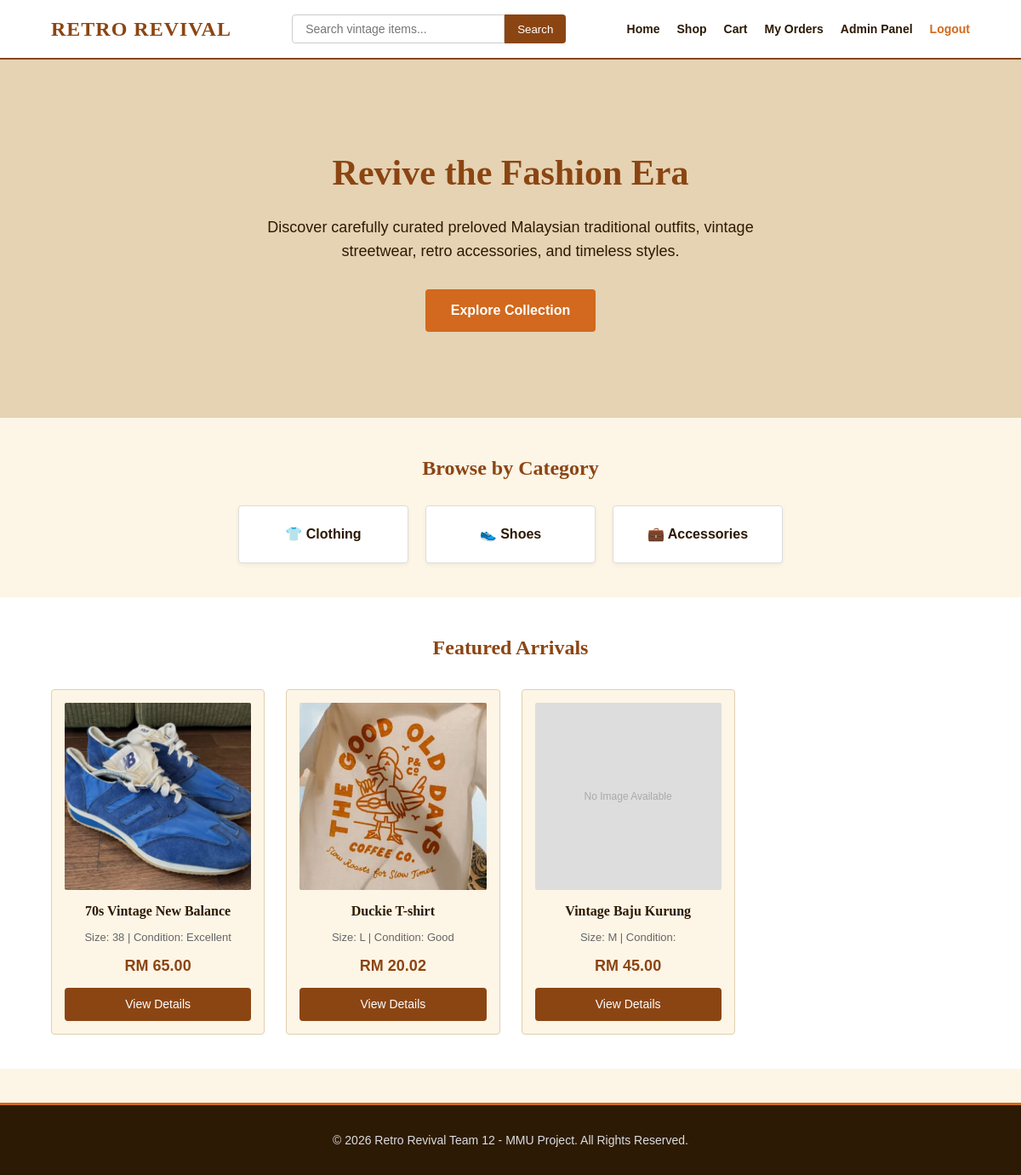
Screenshot of / (signed in) with the database file from the repository.
### tables this page shows
CREATE TABLE `product_image` (
  `ProductImage_ID` int(11) NOT NULL,
  `Product_ID` int(11) NOT NULL,
  `ProductImage_Path` varchar(255) NOT NULL
);

CREATE TABLE `product` (
  `Product_ID` int(11) NOT NULL,
  `Seller_ID` int(11) NOT NULL,
  `Category_ID` int(11) NOT NULL,
  `Product_Name` varchar(150) NOT NULL,
  `Product_Description` text DEFAULT NULL,
  `Product_Price` decimal(10,2) NOT NULL,
  `Product_Size` varchar(20) DEFAULT NULL,
  `Product_ConditionStatus` enum('New','Excellent','Good','Well-loved') NOT NULL,
  `Product_ConditionDetails` text DEFAULT NULL,
  `Product_Stock` int(11) NOT NULL DEFAULT 1,
  `Product_Status` enum('pending','approved','rejected','sold_out') NOT NULL DEFAULT 'pending',
  `Created_At` timestamp NOT NULL DEFAULT current_timestamp()
);

### index.php (the view, shortened to what this page needs)
<?php
$host = 'localhost';
$dbname = 'retro_revival';
$username = 'root';
$password = '';
try {
    $pdo = new PDO("mysql:host=$host;dbname=$dbname;charset=utf8mb4", $username, $password);
    $pdo->setAttribute(PDO::ATTR_ERRMODE, PDO::ERRMODE_EXCEPTION);
} catch (PDOException $e) {
    die("Database connection failed: " . $e->getMessage());
}
$query = "SELECT p.*, pi.ProductImage_Path
          FROM product p
          LEFT JOIN product_image pi ON p.Product_ID = pi.Product_ID
          WHERE p.Product_Status = 'approved'
          ORDER BY p.Created_At DESC
          LIMIT 4";
$stmt = $pdo->prepare($query);
$stmt->execute();
$featured_products = $stmt->fetchAll(PDO::FETCH_ASSOC);
?>
<!DOCTYPE html>
<html lang="en">
<head>
    <link rel="stylesheet" href="style.css">
</head>
<body>
    <header>
        <div class="nav-container">
            <div class="logo">
                <h1>RETRO REVIVAL</h1>
            </div>
            <div class="search-bar">
                <form action="products.php" method="GET" onsubmit="return validateSearch()">
                    <input type="text" name="search" id="searchInput" placeholder="Search vintage items...">
                    <button type="submit">Search</button>
                </form>
            </div>
            <ul class="nav-links">
                <li><a href="index.php">Home</a></li>
                <li><a href="products.php">Shop</a></li>
                <li><a href="cart.php">Cart</a></li>
                <?php if (isset($_SESSION['User_ID'])): ?>
                    <li><a href="order_history.php">My Orders</a></li>
                    <?php if ($_SESSION['User_Role'] === 'seller'): ?>
                        <li><a href="seller_dashboard.php">Seller Panel</a></li>
                    <?php elseif ($_SESSION['User_Role'] === 'admin'): ?>
                        <li><a href="admin_dashboard.php">Admin Panel</a></li>
                    <?php endif; ?>
                    <li><a href="logout.php" style="color: var(--accent-color);">Logout</a></li>
                <?php else: ?>
                    <li><a href="login.php">Login</a></li>
                    <li><a href="register.php">Register</a></li>
                <?php endif; ?>
            </ul>
        </div>
    </header>
    <section class="hero">
        <h2>Revive the Fashion Era</h2>
        <p>Discover carefully curated preloved Malaysian traditional outfits, vintage streetwear, retro accessories, and timeless styles.</p>
        <a href="products.php" class="hero-btn">Explore Collection</a>
    </section>
    <section class="categories-section">
        <h2>Browse by Category</h2>
        <div class="category-flex">
            <a href="products.php?category=1" class="category-card">👕 Clothing</a>
            <a href="products.php?category=2" class="category-card">👟 Shoes</a>
            <a href="products.php?category=3" class="category-card">💼 Accessories</a>
        </div>
    </section>
    <section class="featured-section">
        <h2>Featured Arrivals</h2>
        <div class="product-grid">
            <?php if (count($featured_products) > 0): ?>
                <?php foreach ($featured_products as $item): ?>
                    <div class="product-card">
                        <div class="img-container">
                            <?php if (!empty($item['ProductImage_Path'])): ?>
                                <img src="<?php echo htmlspecialchars($item['ProductImage_Path']); ?>" alt="<?php echo htmlspecialchars($item['Product_Name']); ?>">
                            <?php else: ?>
                                <span style="color:#aaa; font-size:12px;">No Image Available</span>
                            <?php endif; ?>
                        </div>
                        <h3><?php echo htmlspecialchars($item['Product_Name']); ?></h3>
                        <div class="product-meta">
                            Size: <?php echo htmlspecialchars($item['Product_Size'] ? $item['Product_Size'] : 'N/A'); ?> |
                            Condition: <?php echo htmlspecialchars($item['Product_ConditionStatus']); ?>
                        </div>
                        <div class="product-price">RM <?php echo number_format($item['Product_Price'], 2); ?></div>
                        <a href="product_detail.php?id=<?php echo $item['Product_ID']; ?>" class="btn-view">View Details</a>
                    </div>
                <?php endforeach; ?>
            <?php else: ?>
                <p style="grid-column: span 4; text-align: center; color: #777; padding: 20px;">No vintage items have been approved yet. Check back soon!</p>
            <?php endif; ?>
        </div>
    </section>
    <footer>
        <p>&copy; 2026 Retro Revival Team 12 - MMU Project. All Rights Reserved.</p>
    </footer>
</body>
</html>

### style.css (style rules this page uses)
:root { --bg-color: #fdf5e6; --primary-color: #8B4513; --accent-color: #d2691e; --text-dark: #2c1a04; --serif-font: 'Georgia', serif; --sans-font: 'Arial', sans-serif; }
* { box-sizing: border-box; margin: 0; padding: 0; }
body { background-color: var(--bg-color); color: var(--text-dark); font-family: var(--sans-font); line-height: 1.6; margin: 0; padding: 0; }
header { background-color: #fff; border-bottom: 2px solid var(--primary-color); padding: 15px 5%; position: sticky; top: 0; z-index: 1000; }
h1, h2, h3 { font-family: serif; color: #8B4513; text-align: center; }
.nav-container { display: flex; justify-content: space-between; align-items: center; }
.logo h1 { font-family: var(--serif-font); color: var(--primary-color); font-size: 24px; letter-spacing: 1px; }
.search-bar form { display: flex; }
.search-bar input { padding: 8px 15px; border: 1px solid #ccc; border-radius: 4px 0 0 4px; width: 250px; font-size: 14px; }
.search-bar button { background-color: var(--primary-color); color: white; border: none; padding: 8px 15px; border-radius: 0 4px 4px 0; cursor: pointer; }
.nav-links { display: flex; list-style: none; gap: 20px; align-items: center; }
.nav-links a { text-decoration: none; color: var(--text-dark); font-weight: bold; font-size: 14px; transition: color 0.3s; }
.hero { background-color: #e5d3b3; text-align: center; padding: 100px 20px; border-bottom: 1px solid #e0d0b0; }
.hero h2 { font-family: var(--serif-font); font-size: 42px; margin-bottom: 15px; color: var(--primary-color); }
.hero p { font-size: 18px; margin-bottom: 30px; max-width: 600px; margin-left: auto; margin-right: auto; }
.hero-btn { display: inline-block; background-color: var(--accent-color); color: white; text-decoration: none; padding: 12px 30px; font-weight: bold; border-radius: 4px; transition: background 0.3s; }
.categories-section { padding: 40px 5%; text-align: center; }
.categories-section h2 { font-family: var(--serif-font); margin-bottom: 25px; color: var(--primary-color); }
.category-flex { display: flex; justify-content: center; gap: 20px; flex-wrap: wrap; }
.category-card { background-color: #fff; border: 1px solid #ddd; padding: 20px; width: 200px; text-decoration: none; color: var(--text-dark); font-weight: bold; border-radius: 4px; box-shadow: 0 2px 5px rgba(0,0,0,0.05); transition: transform 0.2s, border-color 0.2s; }
.featured-section { padding: 40px 5%; background-color: #fff; }
.featured-section h2 { font-family: var(--serif-font); text-align: center; margin-bottom: 30px; color: var(--primary-color); }
.product-grid { display: grid; grid-template-columns: repeat(4, 1fr); gap: 25px; }
.product-card { background-color: var(--bg-color); border: 1px solid #e0d0b0; border-radius: 4px; padding: 15px; text-align: center; display: flex; flex-direction: column; justify-content: space-between; }
.img-container { width: 100%; height: 220px; background-color: #ddd; display: flex; align-items: center; justify-content: center; overflow: hidden; border-radius: 2px; margin-bottom: 12px; }
.img-container img { width: 100%; height: 100%; object-fit: cover; }
.product-card h3 { font-size: 16px; margin-bottom: 8px; color: var(--text-dark); }
.product-meta { font-size: 13px; color: #666; margin-bottom: 8px; }
.product-price { font-weight: bold; color: var(--primary-color); font-size: 18px; margin-bottom: 12px; }
.btn-view { display: block; background-color: var(--primary-color); color: white; text-decoration: none; padding: 8px; border-radius: 4px; font-size: 14px; transition: background 0.3s; }
footer { background-color: var(--text-dark); color: #ddd; text-align: center; padding: 30px 20px; margin-top: 40px; border-top: 3px solid var(--accent-color); font-size: 14px; }

### rows the page displays
product_image: ProductImage_Path (picture), Product_ID.Product_Name "70s Vintage New Balance", Product_ID.Product_Size "38", Product_ID.Product_ConditionStatus "Excellent", Product_ID.Product_Price "65.00"
product_image: ProductImage_Path (picture), Product_ID.Product_Name "Duckie T-shirt", Product_ID.Product_Size "L", Product_ID.Product_ConditionStatus "Good", Product_ID.Product_Price "20.02"
product: shows "No Image Available", Product_Name "Vintage Baju Kurung", Product_Size "M", Product_Price "45.00"
